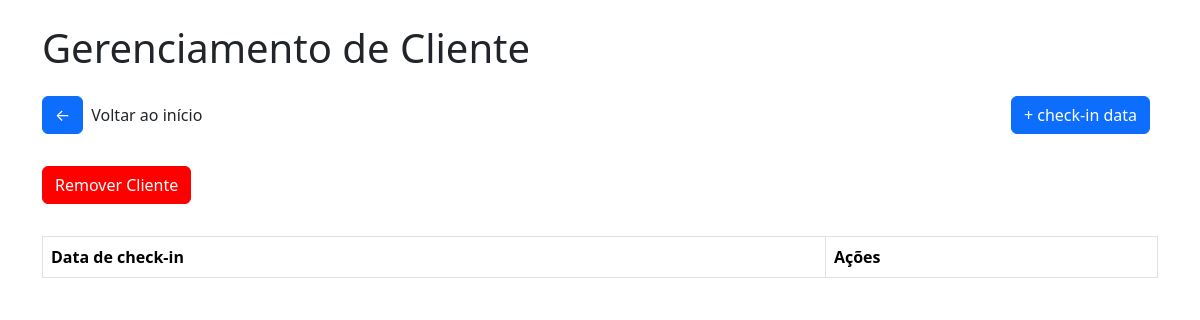
Page /clientemassagem/15 on the earlier database version.
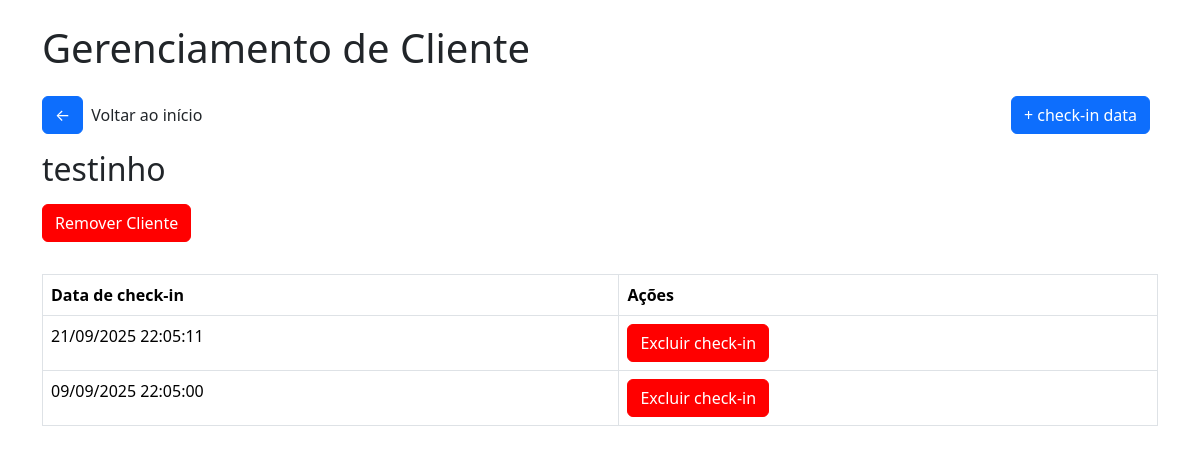
Same page on the later database version.
### tables this page shows
CREATE TABLE clientes_massagem (
        id INTEGER PRIMARY KEY AUTOINCREMENT,
        nome TEXT NOT NULL,
        status_massagem BOOLEAN DEFAULT FALSE,
        checkins_massagem INTEGER DEFAULT 0
    );

CREATE TABLE checkins_massagem (
        id INTEGER PRIMARY KEY AUTOINCREMENT,
        cliente_id INTEGER,
        data TEXT,
        FOREIGN KEY(cliente_id) REFERENCES clientes(id)
    );

### app/views.py (the view)
@app.route('/clientemassagem/<int:cliente_id>')
def cliente_massagem(cliente_id):
    conn = get_db_connection()
    cliente = conn.execute("SELECT * FROM clientes_massagem WHERE id = ?", (cliente_id,)).fetchone()
    checkins = conn.execute("SELECT * FROM checkins_massagem WHERE cliente_id = ?", (cliente_id,))
    return render_template('cliente_massagem.html', cliente=cliente, checkins=checkins)

### app/model/model.py (called while the page is built)
def get_db_connection():
    conn = sqlite3.connect('checkins.db')
    conn.row_factory = sqlite3.Row
    return conn

### app/templates/cliente_massagem.html (shortened to what this page needs)
<!DOCTYPE html>
<html lang="pt-br">
<head>
    <link href="https://cdn.jsdelivr.net/npm/bootstrap@5.3.2/dist/css/bootstrap.min.css" rel="stylesheet">
    <link rel="stylesheet" href="{{url_for('static', filename='css/style.css')}}">
    <link rel="stylesheet" href="{{url_for('static', filename='css/modal.css')}}">
</head>
<body>
    <div class="container">
        <h1 class="mb-4">
            Gerenciamento de Cliente
        </h1>
        <div class="box-btn-home">
            <div class="box"><a href="/" class="btn btn-primary btn-home">&#x2190</a>
            <p>Voltar ao início</p></div>
            <a href="/adcheckindatamassagem/{{cliente.id}}" class="btn btn-primary btn-home">+ check-in data</a>
        </div>
        <h2 class="mb-3">
            {{cliente.nome}}
        </h2>
        <button class="btn btn-primary btn-remover" id="openModal">Remover Cliente</button>
        <table class="table table-bordered table-checkin">
            <thead>
                <tr>
                <th>Data de check-in</th>
                <th>Ações</th>
                </tr>
            </thead>
            <tbody>
                {% for checkin in checkins %}
                <tr>
                <td>{{ checkin.data }}</td>
                <td><a href="/excluircheckinmassagem/{{checkin.id}}" class="btn btn-primary btn-remover excludecheckin">Excluir check-in</a></td>
                </tr>
                {% endfor %}
            </tbody>
        </table>
</body>
</html>

Differences in the rows shown:
added clientes_massagem: nome "testinho"
added checkins_massagem: data "21/09/2025 22:05:11"
added checkins_massagem: data "09/09/2025 22:05:00"
